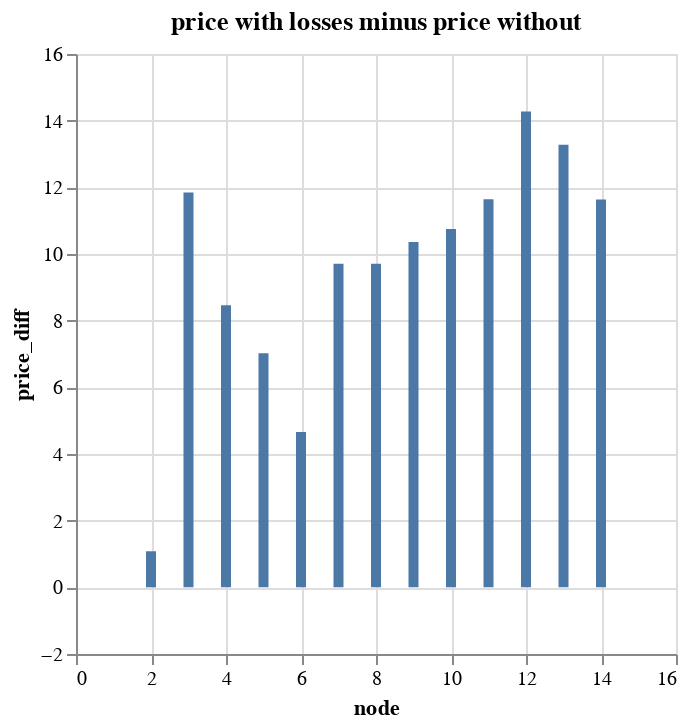

Notebook code for this chart:
### Code cell
# Plot a comparison of the prices 
comp_price_df = DataFrame(with_losses = solution_2.prices.value, 
    without_losses = solution_2_no_losses.prices.value)
comp_price_df.price_diff = comp_price_df.with_losses .- comp_price_df.without_losses
comp_price_df.node = 1:14
comp_price_df |>
    @vlplot(:bar, x = :node, y = :price_diff, title = "price with losses minus price without")

### Figure 1 — Vega-Lite specification as saved in the notebook (floating-point values rounded to 4 significant figures)
{"data": {"values": [{"node": 1, "price_diff": -4.263e-14, "with_losses": 30.0, "without_losses": 30.0}, {"node": 2, "price_diff": 1.082, "with_losses": 31.08, "without_losses": 30.0}, {"node": 3, "price_diff": 11.85, "with_losses": 41.85, "without_losses": 30.0}, {"node": 4, "price_diff": 8.46, "with_losses": 38.46, "without_losses": 30.0}, {"node": 5, "price_diff": 7.022, "with_losses": 37.02, "without_losses": 30.0}, {"node": 6, "price_diff": 4.66, "with_losses": 34.66, "without_losses": 30.0}, {"node": 7, "price_diff": 9.705, "with_losses": 39.71, "without_losses": 30.0}, {"node": 8, "price_diff": 9.705, "with_losses": 39.71, "without_losses": 30.0}, {"node": 9, "price_diff": 10.36, "with_losses": 40.36, "without_losses": 30.0}, {"node": 10, "price_diff": 10.75, "with_losses": 40.75, "without_losses": 30.0}, {"node": 11, "price_diff": 11.65, "with_losses": 41.65, "without_losses": 30.0}, {"node": 12, "price_diff": 14.27, "with_losses": 44.27, "without_losses": 30.0}, {"node": 13, "price_diff": 13.28, "with_losses": 43.28, "without_losses": 30.0}, {"node": 14, "price_diff": 11.64, "with_losses": 41.64, "without_losses": 30.0}]}, "encoding": {"x": {"field": "node", "type": "quantitative"}, "y": {"field": "price_diff", "type": "quantitative"}}, "mark": "bar", "title": "price with losses minus price without"}
